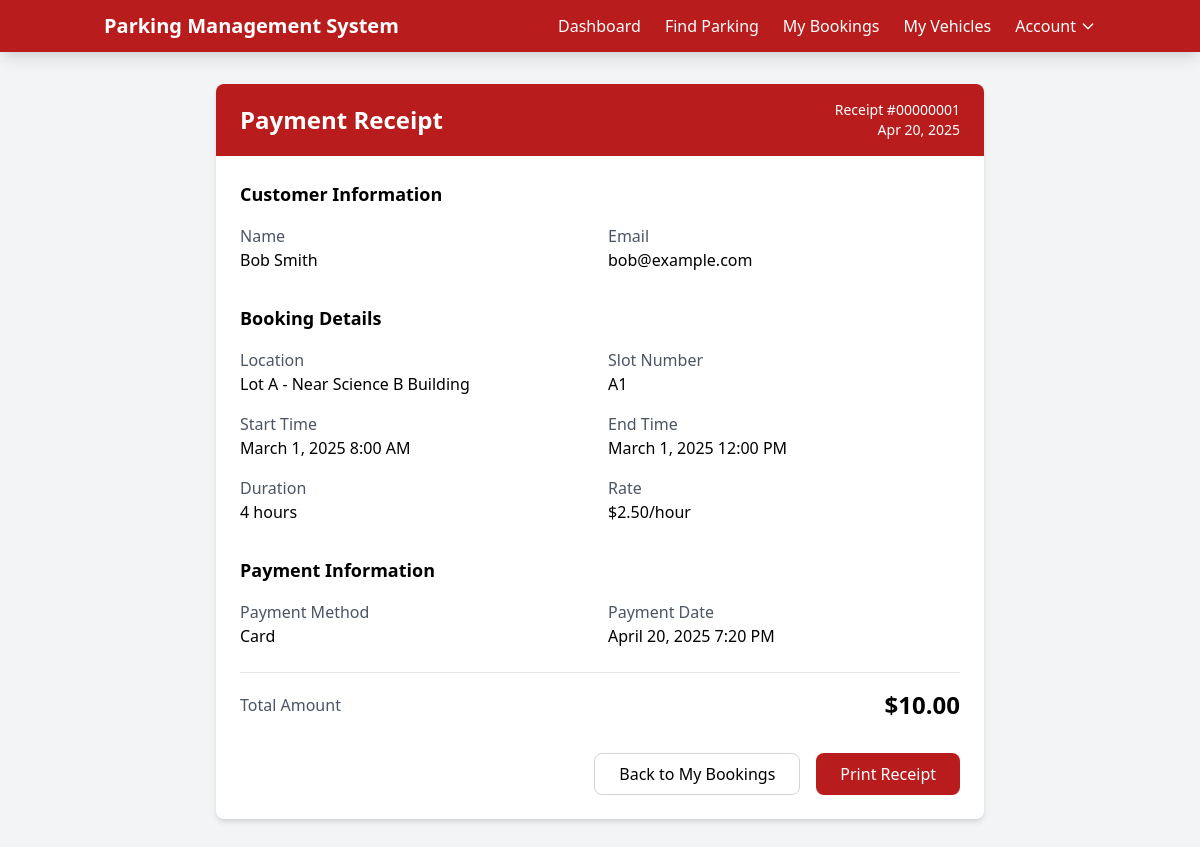
The page /payment-receipt.php?booking_id=1 (signed in) on the database its author committed.
### tables this page shows
CREATE TABLE bookings (
    booking_id INT AUTO_INCREMENT PRIMARY KEY,
    customer_id INT NOT NULL,
    vehicle_id INT NOT NULL,
    slot_id INT NOT NULL,
    start_time DATETIME NOT NULL,
    end_time DATETIME NOT NULL,
    status ENUM('Active','Completed','Cancelled') NOT NULL DEFAULT 'Active',
    FOREIGN KEY (customer_id) REFERENCES customers(user_id) ON DELETE CASCADE,
    FOREIGN KEY (slot_id) REFERENCES parking_slots(slot_id) ON DELETE CASCADE,
    FOREIGN KEY (vehicle_id) REFERENCES vehicles(vehicle_id) ON DELETE CASCADE
);

CREATE TABLE payments (
    payment_id INT AUTO_INCREMENT PRIMARY KEY,
    booking_id INT NOT NULL,
    amount DECIMAL(10,2) NOT NULL,
    payment_method ENUM('Card','Mobile Pay','Cash') NOT NULL,
    payment_date DATETIME DEFAULT CURRENT_TIMESTAMP,
    FOREIGN KEY (booking_id) REFERENCES bookings(booking_id) ON DELETE CASCADE
);

CREATE TABLE users (
    user_id INT AUTO_INCREMENT PRIMARY KEY,
    name VARCHAR(100) NOT NULL,
    email VARCHAR(100) NOT NULL UNIQUE,
    phone VARCHAR(20),
    password VARCHAR(255) NOT NULL
);

CREATE TABLE parking_lots (
    lot_id INT AUTO_INCREMENT PRIMARY KEY,
    name VARCHAR(100) NOT NULL,
    location VARCHAR(255),
    total_slots INT NOT NULL
);

CREATE TABLE parking_slots (
    slot_id INT AUTO_INCREMENT PRIMARY KEY,
    lot_id INT NOT NULL,
    slot_number VARCHAR(10) NOT NULL,
    status ENUM('Available','Occupied','Reserved') NOT NULL DEFAULT 'Available',
    type ENUM('Compact','Large','Handicapped') NOT NULL,
    hourly_rate DECIMAL(10,2) NOT NULL,
    FOREIGN KEY (lot_id) REFERENCES parking_lots(lot_id) ON DELETE CASCADE
);

### src/includes/db.php (called while the page is built, shortened)
<?php
class Database {
    private $host = "localhost";
    private $user = "root";
    private $pass = "";
    private $dbname = "parking_management";
    private $conn;
    public function __construct() {
        try {
            $this->conn = new PDO("mysql:host={$this->host};dbname={$this->dbname}", $this->user, $this->pass);
            $this->conn->setAttribute(PDO::ATTR_ERRMODE, PDO::ERRMODE_EXCEPTION);
            $this->conn->setAttribute(PDO::ATTR_DEFAULT_FETCH_MODE, PDO::FETCH_ASSOC);
        } catch(PDOException $e) {
            error_log("Database connection failed: " . $e->getMessage());
            die("Database connection failed. Please check your configuration.");
        }
    }
    public function query($sql, $params = []) {
        $stmt = $this->conn->prepare($sql);
        $stmt->execute($params);
        return $stmt;
    }
}

### src/payment-receipt.php (the view, shortened to what this page needs)
<?php
require_once 'includes/db.php';
$db = new Database();
$bookingId = filter_input(INPUT_GET, 'booking_id', FILTER_VALIDATE_INT);
$booking = $db->query("SELECT b.*, ps.slot_number, pl.name as lot_name, pl.location, ps.hourly_rate,
                              p.amount, p.payment_method, p.payment_date
                       FROM bookings b
                       JOIN parking_slots ps ON b.slot_id = ps.slot_id
                       JOIN parking_lots pl ON ps.lot_id = pl.lot_id
                       JOIN payments p ON b.booking_id = p.booking_id
                       WHERE b.booking_id = ? AND b.customer_id = ?",
                       [$bookingId, $_SESSION['user_id']])->fetch();
$user = $db->query("SELECT * FROM users WHERE user_id = ?", [$_SESSION['user_id']])->fetch();
$startDateTime = new DateTime($booking['start_time']);
$endDateTime = new DateTime($booking['end_time']);
$duration = $startDateTime->diff($endDateTime);
$hours = $duration->h + ($duration->days * 24);
?>
<!DOCTYPE html>
<html lang="en">
<head>
    <link href="https://cdn.jsdelivr.net/npm/tailwindcss@2.2.19/dist/tailwind.min.css" rel="stylesheet">
    <link rel="stylesheet" href="assets/css/main.css">
</head>
<body class="bg-gray-100 font-sans">
    <?php include 'includes/header.php'; ?>
    <div class="container mx-auto px-4 py-8">
        <div class="max-w-3xl mx-auto">
            <div class="bg-white rounded-lg shadow-md overflow-hidden">
                <div class="bg-red-700 text-white px-6 py-4">
                    <div class="flex justify-between items-center">
                        <h1 class="text-2xl font-bold">Payment Receipt</h1>
                        <div class="text-right">
                            <p class="text-sm">Receipt #<?php echo str_pad($booking['booking_id'], 8, '0', STR_PAD_LEFT); ?></p>
                            <p class="text-sm"><?php echo date('M d, Y', strtotime($booking['payment_date'])); ?></p>
                        </div>
                    </div>
                </div>
                <div class="p-6">
                    <div class="mb-8">
                        <h2 class="text-lg font-semibold mb-4">Customer Information</h2>
                        <div class="grid grid-cols-1 md:grid-cols-2 gap-4">
                            <div>
                                <p class="text-gray-600">Name</p>
                                <p class="font-medium"><?php echo htmlspecialchars($user['name']); ?></p>
                            </div>
                            <div>
                                <p class="text-gray-600">Email</p>
                                <p class="font-medium"><?php echo htmlspecialchars($user['email']); ?></p>
                            </div>
                        </div>
                    </div>
                    <div class="mb-8">
                        <h2 class="text-lg font-semibold mb-4">Booking Details</h2>
                        <div class="grid grid-cols-1 md:grid-cols-2 gap-4">
                            <div>
                                <p class="text-gray-600">Location</p>
                                <p class="font-medium"><?php echo htmlspecialchars($booking['lot_name']); ?> - <?php echo htmlspecialchars($booking['location']); ?></p>
                            </div>
                            <div>
                                <p class="text-gray-600">Slot Number</p>
                                <p class="font-medium"><?php echo htmlspecialchars($booking['slot_number']); ?></p>
                            </div>
                            <div>
                                <p class="text-gray-600">Start Time</p>
                                <p class="font-medium"><?php echo date('F j, Y g:i A', strtotime($booking['start_time'])); ?></p>
                            </div>
                            <div>
                                <p class="text-gray-600">End Time</p>
                                <p class="font-medium"><?php echo date('F j, Y g:i A', strtotime($booking['end_time'])); ?></p>
                            </div>
                            <div>
                                <p class="text-gray-600">Duration</p>
                                <p class="font-medium"><?php echo $hours; ?> hours</p>
                            </div>
                            <div>
                                <p class="text-gray-600">Rate</p>
                                <p class="font-medium">$<?php echo number_format($booking['hourly_rate'], 2); ?>/hour</p>
                            </div>
                        </div>
                    </div>
                    <div class="mb-8">
                        <h2 class="text-lg font-semibold mb-4">Payment Information</h2>
                        <div class="grid grid-cols-1 md:grid-cols-2 gap-4">
                            <div>
                                <p class="text-gray-600">Payment Method</p>
                                <p class="font-medium"><?php echo htmlspecialchars($booking['payment_method']); ?></p>
                            </div>
                            <div>
                                <p class="text-gray-600">Payment Date</p>
                                <p class="font-medium"><?php echo date('F j, Y g:i A', strtotime($booking['payment_date'])); ?></p>
                            </div>
                        </div>
                        <div class="mt-6 border-t border-gray-200 pt-4">
                            <div class="flex justify-between items-center">
                                <p class="text-gray-600">Total Amount</p>
                                <p class="text-2xl font-bold">$<?php echo number_format($booking['amount'], 2); ?></p>
                            </div>
                        </div>
                    </div>
                    <div class="flex justify-end space-x-4">
                        <a href="my-bookings.php" class="px-6 py-2 border border-gray-300 rounded-lg hover:bg-gray-100 transition">
                            Back to My Bookings
                        </a>
                        <button onclick="window.print()" class="bg-red-700 text-white px-6 py-2 rounded-lg hover:bg-red-800 transition">
                            Print Receipt
                        </button>
                    </div>
                </div>
            </div>
        </div>
    </div>
</body>
</html>

### rows shown on the page
bookings: booking_id "00000001", payments.payment_date "Apr 20, 2025", parking_lots.name "Lot A", parking_lots.location "Near Science B Building", slot.slot_number "A1", start_time "March 1, 2025 8:00 AM", end_time "March 1, 2025 12:00 PM", hours "4", slot.hourly_rate "2.50", payments.payment_method "Card", payments.payment_date "April 20, 2025 7:20 PM", payments.amount "10.00"
users: name "Bob Smith", email "bob@example.com"
